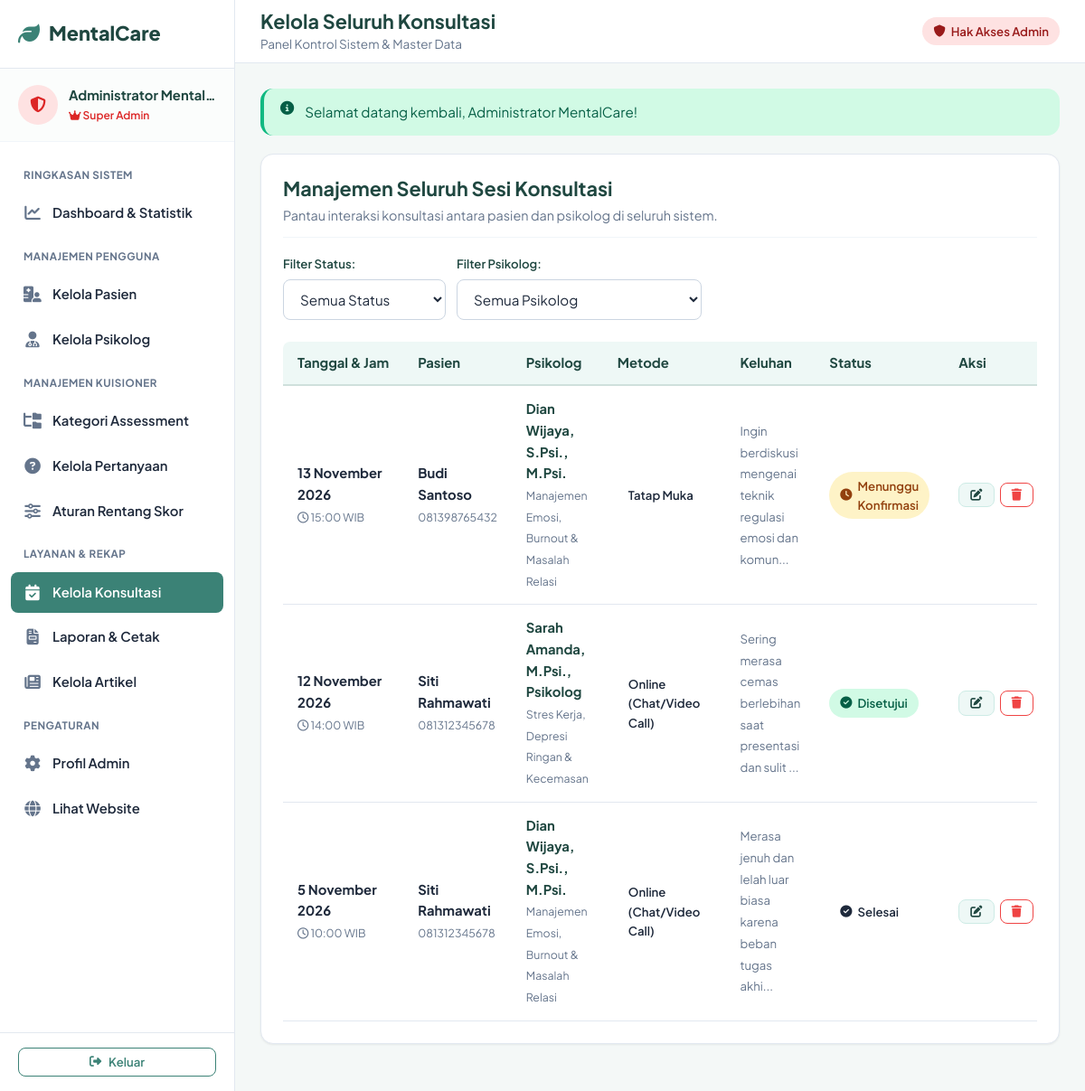
The page /admin/konsultasi.php (signed in) on the database its author committed.
### tables this page shows
CREATE TABLE konsultasi (
  id INT AUTO_INCREMENT PRIMARY KEY,
  pasien_id INT NOT NULL,
  psikolog_id INT NOT NULL,
  jadwal_id INT NULL,
  tanggal DATE NOT NULL,
  waktu TIME NOT NULL,
  keluhan TEXT NOT NULL,
  metode ENUM('Online (Chat/Video Call)', 'Tatap Muka') NOT NULL DEFAULT 'Online (Chat/Video Call)',
  link_konsultasi VARCHAR(255) NULL,
  status ENUM('menunggu', 'disetujui', 'berlangsung', 'selesai', 'dibatalkan') NOT NULL DEFAULT 'menunggu',
  izinkan_akses_riwayat TINYINT(1) NOT NULL DEFAULT 1 COMMENT '1 jika psikolog boleh melihat hasil skrining pasien',
  created_at TIMESTAMP DEFAULT CURRENT_TIMESTAMP,
  updated_at TIMESTAMP DEFAULT CURRENT_TIMESTAMP ON UPDATE CURRENT_TIMESTAMP,
  FOREIGN KEY (pasien_id) REFERENCES users(id) ON DELETE CASCADE,
  FOREIGN KEY (psikolog_id) REFERENCES psikolog(id) ON DELETE CASCADE,
  FOREIGN KEY (jadwal_id) REFERENCES jadwal_psikolog(id) ON DELETE SET NULL
);

CREATE TABLE users (
  id INT AUTO_INCREMENT PRIMARY KEY,
  nama VARCHAR(120) NOT NULL,
  identitas_nik VARCHAR(50) NULL COMMENT 'NIK atau NIM pasien/pengguna',
  email VARCHAR(120) NOT NULL UNIQUE,
  password VARCHAR(255) NOT NULL,
  role ENUM('admin', 'psikolog', 'pasien') NOT NULL DEFAULT 'pasien',
  no_hp VARCHAR(30) NULL,
  tanggal_lahir DATE NULL,
  jenis_kelamin ENUM('L', 'P') NULL,
  foto VARCHAR(255) NULL DEFAULT 'default.png',
  status ENUM('aktif', 'nonaktif') NOT NULL DEFAULT 'aktif',
  consent_at DATETIME NULL,
  created_at TIMESTAMP DEFAULT CURRENT_TIMESTAMP,
  updated_at TIMESTAMP DEFAULT CURRENT_TIMESTAMP ON UPDATE CURRENT_TIMESTAMP
);

CREATE TABLE psikolog (
  id INT AUTO_INCREMENT PRIMARY KEY,
  user_id INT NOT NULL UNIQUE,
  nomor_izin VARCHAR(100) NULL COMMENT 'Nomor SIPP / STR Psikolog',
  spesialisasi VARCHAR(180) NOT NULL,
  pendidikan VARCHAR(200) NOT NULL,
  pengalaman VARCHAR(50) NOT NULL DEFAULT '3+ Tahun',
  deskripsi TEXT NULL,
  status_verifikasi ENUM('menunggu', 'terverifikasi', 'ditolak') NOT NULL DEFAULT 'terverifikasi',
  created_at TIMESTAMP DEFAULT CURRENT_TIMESTAMP,
  FOREIGN KEY (user_id) REFERENCES users(id) ON DELETE CASCADE
);

### admin/konsultasi.php (the view, shortened to what this page needs)
<?php
require_once __DIR__ . '/../config/config.php';
$query = '
    SELECT c.*, up.nama as nama_pasien, up.email as email_pasien, up.no_hp as hp_pasien,
           ups.nama as nama_psikolog, psi.spesialisasi
    FROM konsultasi c
    JOIN users up ON up.id = c.pasien_id
    JOIN psikolog psi ON psi.id = c.psikolog_id
    JOIN users ups ON ups.id = psi.user_id
    WHERE 1=1
';
$params = [];
$query .= ' ORDER BY c.tanggal DESC, c.waktu DESC';
$stmt = db()->prepare($query);
$stmt->execute($params);
$consultations = $stmt->fetchAll();
require __DIR__ . '/../includes/sidebar_admin.php';
?>
<div class="card">
  <div class="card-header" style="flex-wrap: wrap; gap: 12px;">
    <div>
      <h2 style="font-size: 1.35rem; margin: 0;">Manajemen Seluruh Sesi Konsultasi</h2>
      <p class="muted" style="margin-top: 4px; font-size: 0.9rem;">
        Pantau interaksi konsultasi antara pasien dan psikolog di seluruh sistem.
      </p>
    </div>
  </div>
  <form method="get" action="" style="display: flex; gap: 12px; margin-bottom: 24px; flex-wrap: wrap; align-items: flex-end;">
    <div style="min-width: 180px;">
      <label class="form-label" style="font-size: 0.825rem;">Filter Status:</label>
      <select name="status" class="form-control" onchange="this.form.submit()">
        <option value="">Semua Status</option>
      </select>
    </div>
    <div style="min-width: 220px;">
      <label class="form-label" style="font-size: 0.825rem;">Filter Psikolog:</label>
      <select name="psikolog_id" class="form-control" onchange="this.form.submit()">
        <option value="0">Semua Psikolog</option>
      </select>
    </div>
  </form>
  <div class="table-responsive">
    <table class="table">
      <thead>
        <tr>
          <th>Tanggal & Jam</th>
          <th>Pasien</th>
          <th>Psikolog</th>
          <th>Metode</th>
          <th>Keluhan</th>
          <th>Status</th>
          <th>Aksi</th>
        </tr>
      </thead>
      <tbody>
        <?php if (!empty($consultations)): ?>
          <?php foreach ($consultations as $c): ?>
            <tr>
              <td>
                <strong><?= format_tanggal($c['tanggal']) ?></strong><br>
                <small class="muted"><i class="fa-regular fa-clock"></i> <?= substr($c['waktu'], 0, 5) ?> WIB</small>
              </td>
              <td>
                <strong><?= e($c['nama_pasien']) ?></strong><br>
                <small class="muted"><?= e($c['hp_pasien'] ?: $c['email_pasien']) ?></small>
              </td>
              <td>
                <strong style="color: var(--primary-dark);"><?= e($c['nama_psikolog']) ?></strong><br>
                <small class="muted"><?= e($c['spesialisasi']) ?></small>
              </td>
              <td><span class="badge badge-light"><?= e($c['metode']) ?></span></td>
              <td style="max-width: 200px;">
                <span class="muted" style="font-size: 0.825rem;">
                  <?= e(mb_strimwidth($c['keluhan'], 0, 60, '...')) ?>
                </span>
              </td>
              <td><?= badge_status($c['status']) ?></td>
              <td>
                <div style="display: flex; gap: 6px;">
                  <button type="button" class="btn btn-light btn-sm" onclick="editKonsultasi(<?= htmlspecialchars(json_encode($c), ENT_QUOTES) ?>)" title="Ubah Status & Link">
                    <i class="fa-solid fa-pen-to-square"></i>
                  </button>
                  <form method="post" action="" onsubmit="return confirm('Hapus data konsultasi ini?');" style="display: inline;">
                    <button type="submit" class="btn btn-outline btn-sm" style="color: var(--danger)!important; border-color: var(--danger);" title="Hapus">
                      <i class="fa-solid fa-trash"></i>
                    </button>
                  </form>
                </div>
              </td>
            </tr>
          <?php endforeach; ?>
        <?php else: ?>
          <tr><td colspan="7" class="text-center muted" style="padding: 24px;">Tidak ada data konsultasi ditemukan.</td></tr>
        <?php endif; ?>
      </tbody>
    </table>
  </div>
</div>
<?php require __DIR__ . '/../includes/dashboard_footer.php'; ?>

### config/config.php (shortened to what this page needs)
<?php
function db(): PDO {
    static $pdo = null;
    if ($pdo === null) {
        $dsn = 'mysql:host=' . DB_HOST . ';dbname=' . DB_NAME . ';charset=utf8mb4';
        $options = [
            PDO::ATTR_ERRMODE => PDO::ERRMODE_EXCEPTION,
            PDO::ATTR_DEFAULT_FETCH_MODE => PDO::FETCH_ASSOC,
            PDO::ATTR_EMULATE_PREPARES => false,
            PDO::MYSQL_ATTR_INIT_COMMAND => "SET NAMES utf8mb4 COLLATE utf8mb4_unicode_ci"
        ];
        $pdo = new PDO($dsn, DB_USER, DB_PASS, $options);
    }
    return $pdo;
}
function e($str): string {
    return htmlspecialchars((string)($str ?? ''), ENT_QUOTES, 'UTF-8');
}
function format_tanggal(?string $date, bool $includeTime = false): string {
    $timestamp = strtotime($date);
    $bulan = [
        1 => 'Januari', 'Februari', 'Maret', 'April', 'Mei', 'Juni',
        'Juli', 'Agustus', 'September', 'Oktober', 'November', 'Desember'
    ];
    $d = date('j', $timestamp);
    $m = $bulan[(int)date('n', $timestamp)];
    $y = date('Y', $timestamp);
    $formatted = "$d $m $y";
    return $formatted;
}
function badge_status(string $status): string {
    $status = strtolower($status);
    $map = [
        'menunggu' => ['label' => 'Menunggu Konfirmasi', 'class' => 'badge-warning', 'icon' => 'fa-clock'],
        'disetujui' => ['label' => 'Disetujui', 'class' => 'badge-success', 'icon' => 'fa-check-circle'],
        'berlangsung' => ['label' => 'Sedang Berlangsung', 'class' => 'badge-info', 'icon' => 'fa-video'],
        'selesai' => ['label' => 'Selesai', 'class' => 'badge-primary', 'icon' => 'fa-circle-check'],
        'dibatalkan' => ['label' => 'Dibatalkan', 'class' => 'badge-danger', 'icon' => 'fa-times-circle'],
        'aktif' => ['label' => 'Aktif', 'class' => 'badge-success', 'icon' => 'fa-check'],
        'nonaktif' => ['label' => 'Nonaktif', 'class' => 'badge-secondary', 'icon' => 'fa-ban'],
        'terverifikasi' => ['label' => 'Terverifikasi', 'class' => 'badge-success', 'icon' => 'fa-certificate'],
    ];
    $conf = $map[$status] ?? ['label' => ucfirst($status), 'class' => 'badge-secondary', 'icon' => 'fa-info-circle'];
    return '<span class="badge ' . $conf['class'] . '"><i class="fa-solid ' . $conf['icon'] . '"></i> ' . e($conf['label']) . '</span>';
}

### assets/css/style.css (style rules this page uses)
:root { --primary: #3b8276; --primary-hover: #2f695f; --primary-light: #eef8f6; --primary-dark: #1f4740; --secondary: #0284c7; --secondary-light: #e0f2fe; --accent: #14b8a6; --success: #10b981; --success-bg: #d1fae5; --success-text: #065f46; --info: #0ea5e9; --info-bg: #e0f2fe; --info-text: #0369a1; --warning: #f59e0b; --warning-bg: #fef3c7; --warning-text: #92400e; --danger: #ef4444; --danger-bg: #fee2e2; --danger-text: #991b1b; --bg-body: #f4f8f7; --bg-card: #ffffff; --text-main: #1e293b; --text-muted: #64748b; --border-color: #e2e8f0; --border-light: #f1f5f9; --sidebar-width: 260px; --navbar-height: 70px; --radius-sm: 8px; --radius-md: 14px; --radius-lg: 20px; --radius-full: 9999px; --shadow-sm: 0 1px 3px rgba(0,0,0,0.04), 0 1px 2px rgba(0,0,0,0.03); --shadow-md: 0 4px 6px -1px rgba(0,0,0,0.06), 0 2px 4px -2px rgba(0,0,0,0.04); --shadow-lg: 0 10px 15px -3px rgba(0,0,0,0.07), 0 4px 6px -4px rgba(0,0,0,0.04); --transition: all 0.25s cubic-bezier(0.4, 0, 0.2, 1); }
* { box-sizing: border-box; margin: 0; padding: 0; }
body { font-family: 'Plus Jakarta Sans', system-ui, -apple-system, sans-serif; background-color: var(--bg-body); color: var(--text-main); line-height: 1.6; font-size: 0.975rem; -webkit-font-smoothing: antialiased; }
h1, h2, h3, h4, h5, h6 { color: var(--primary-dark); font-weight: 700; line-height: 1.3; }
h2 { font-size: 1.75rem; }
p { margin-bottom: 0.85rem; }
p:last-child { margin-bottom: 0; }
.muted { color: var(--text-muted); }
.btn { display: inline-flex; align-items: center; justify-content: center; gap: 8px; padding: 10px 20px; font-size: 0.95rem; font-weight: 600; border-radius: var(--radius-md); border: 1px solid transparent; cursor: pointer; text-decoration: none; transition: var(--transition); line-height: 1.4; white-space: nowrap; }
.btn-outline { background-color: transparent; color: var(--primary) !important; border-color: var(--primary); }
.btn-light { background-color: var(--primary-light); color: var(--primary-dark) !important; border-color: #cdebe5; }
.btn-sm { padding: 6px 12px; font-size: 0.825rem; border-radius: var(--radius-sm); }
.badge { display: inline-flex; align-items: center; gap: 6px; padding: 5px 12px; font-size: 0.825rem; font-weight: 600; border-radius: var(--radius-full); }
.badge-success { background-color: var(--success-bg); color: var(--success-text); }
.badge-warning { background-color: var(--warning-bg); color: var(--warning-text); }
.card { background: var(--bg-card); border-radius: var(--radius-md); padding: 24px; box-shadow: var(--shadow-sm); border: 1px solid var(--border-color); margin-bottom: 24px; transition: var(--transition); }
.card-header { display: flex; align-items: center; justify-content: space-between; margin-bottom: 18px; padding-bottom: 12px; border-bottom: 1px solid var(--border-light); }
.card-header h3, .card-header h2 { margin: 0; }
.form-label { display: block; font-weight: 600; font-size: 0.9rem; margin-bottom: 6px; color: var(--primary-dark); }
.form-control { width: 100%; padding: 11px 14px; border-radius: var(--radius-sm); border: 1.5px solid #cbd5e1; background-color: #ffffff; color: var(--text-main); font-size: 0.95rem; font-family: inherit; transition: var(--transition); }
.table-responsive { width: 100%; overflow-x: auto; -webkit-overflow-scrolling: touch; }
table.table { width: 100%; border-collapse: separate; border-spacing: 0; font-size: 0.925rem; }
table.table th { background-color: var(--primary-light); color: var(--primary-dark); font-weight: 700; padding: 12px 16px; text-align: left; border-bottom: 2px solid #cfe0dc; white-space: nowrap; }
table.table th:first-child { border-top-left-radius: var(--radius-sm); }
table.table th:last-child { border-top-right-radius: var(--radius-sm); }
table.table td { padding: 14px 16px; border-bottom: 1px solid var(--border-color); vertical-align: middle; }

### rows shown on the page
konsultasi: tanggal "13 November 2026", waktu "15:00", pasien.nama "Budi Santoso", pasien.no_hp "081398765432", users.nama "Dian Wijaya, S.Psi., M.Psi.", psikolog.spesialisasi "Manajemen Emosi, Burnout & Masalah Relasi", metode "Tatap Muka", keluhan "Ingin berdiskusi mengenai teknik regulasi emosi dan komun...", status "Menunggu Konfirmasi"
konsultasi: tanggal "12 November 2026", waktu "14:00", pasien.nama "Siti Rahmawati", pasien.no_hp "081312345678", users.nama "Sarah Amanda, M.Psi., Psikolog", psikolog.spesialisasi "Stres Kerja, Depresi Ringan & Kecemasan", metode "Online (Chat/Video Call)", keluhan "Sering merasa cemas berlebihan saat presentasi dan sulit ...", status "Disetujui"
konsultasi: tanggal "5 November 2026", waktu "10:00", pasien.nama "Siti Rahmawati", pasien.no_hp "081312345678", users.nama "Dian Wijaya, S.Psi., M.Psi.", psikolog.spesialisasi "Manajemen Emosi, Burnout & Masalah Relasi", metode "Online (Chat/Video Call)", keluhan "Merasa jenuh dan lelah luar biasa karena beban tugas akhi...", status "Selesai"

### other values the page prints
APP_NAME "MentalCare"
$u['nama'] "Administrator Mental…"
$pageTitle "Kelola Seluruh Konsultasi"
$flash['message'] "Selamat datang kembali, Administrator MentalCare!"
